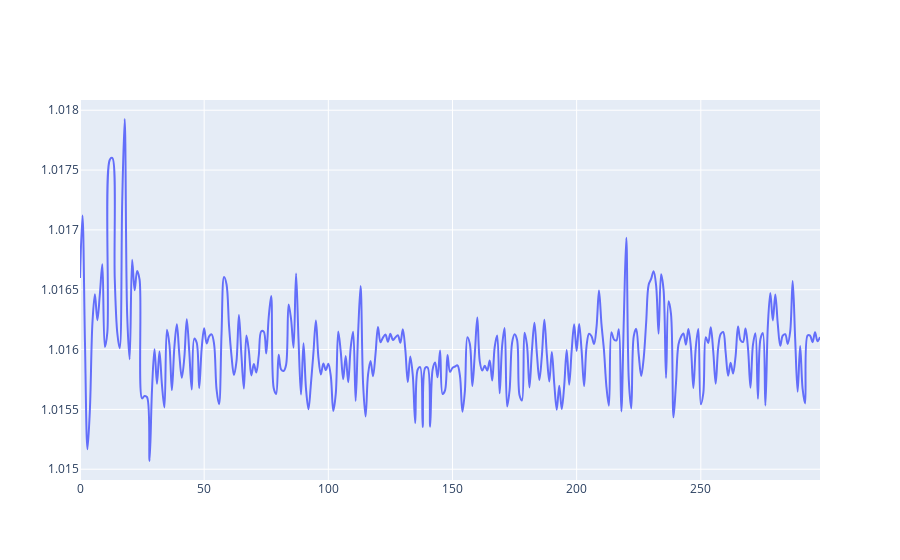

Notebook cell for this chart:
### Markdown cell above
## Plot

### Code cell
fig = go.Figure()
# fig.add_trace(go.Scatter(
#             y = data,
#             line =  dict(shape =  'spline' ),
#             name = 'signal with noise'
#             ))
fig.add_trace(go.Scatter(
            y = az_filtered,
            line =  dict(shape =  'spline' ),
            name = 'filtered signal'
            ))
fig.show()

### Figure 1 — Plotly figure (JSON) as saved in the notebook; plotly's stock layout.template omitted (floating-point values rounded to 4 significant figures; data arrays with more than 128 entries replaced by an {"elided": "..."} marker saying what was removed)
{"data": [{"line": {"shape": "spline"}, "name": "filtered signal", "type": "scatter", "y": {"elided": "299 float values"}}], "layout": {}}
